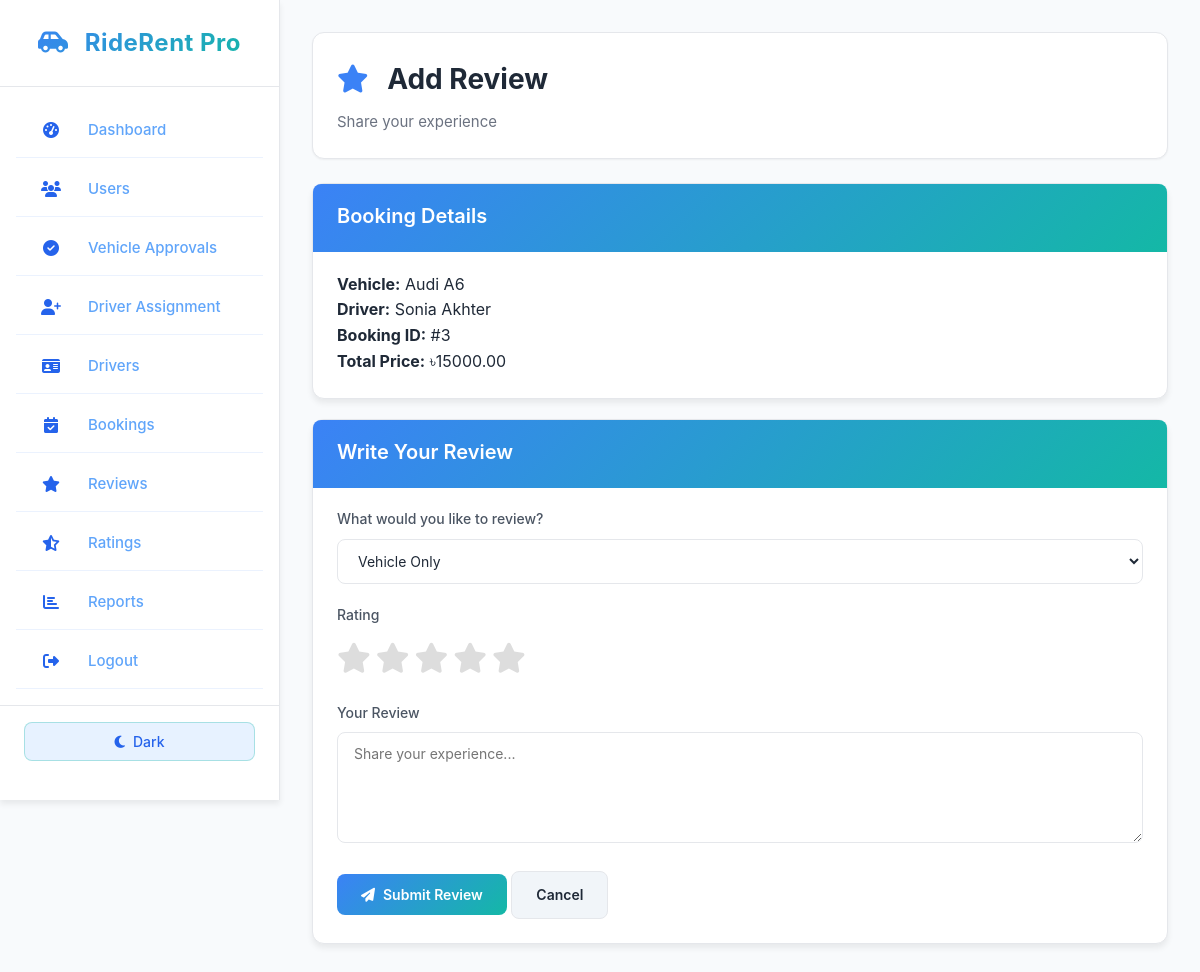
The page /customer/add_review.php?booking_id=3 (signed in) on the database its author committed.
### tables this page shows
CREATE TABLE `booking` (
  `booking_id` int(11) NOT NULL,
  `customer_id` int(11) NOT NULL,
  `vehicle_id` int(11) NOT NULL,
  `driver_id` int(11) DEFAULT NULL,
  `owner_id` int(11) DEFAULT NULL,
  `booking_date` timestamp NOT NULL DEFAULT current_timestamp(),
  `start_date` date NOT NULL,
  `end_date` date NOT NULL,
  `total_days` int(11) NOT NULL,
  `price_per_day` decimal(10,2) NOT NULL,
  `total_price` decimal(10,2) NOT NULL,
  `driver_fee` decimal(10,2) DEFAULT 0.00,
  `booking_status` enum('Pending','Confirmed','Completed','Cancelled','Driver_Requested') DEFAULT 'Pending',
  `payment_status` enum('Pending','Paid','Refunded') DEFAULT 'Pending',
  `payment_type` enum('Manual','Digital') DEFAULT 'Manual',
  `payment_method` varchar(50) DEFAULT NULL,
  `transaction_id` varchar(100) DEFAULT NULL,
  `pickup_location` varchar(255) DEFAULT NULL,
  `dropoff_location` varchar(255) DEFAULT NULL,
  `special_requests` text DEFAULT NULL,
  `created_at` timestamp NOT NULL DEFAULT current_timestamp()
);

CREATE TABLE `vehicle` (
  `vehicle_id` int(11) NOT NULL,
  `owner_id` int(11) DEFAULT NULL,
  `vehicle_name` varchar(100) NOT NULL,
  `brand` varchar(50) NOT NULL,
  `model` varchar(50) NOT NULL,
  `year` year(4) NOT NULL,
  `vehicle_type` varchar(30) NOT NULL,
  `fuel_type` varchar(30) NOT NULL,
  `transmission` varchar(30) NOT NULL,
  `seat_capacity` int(11) NOT NULL,
  `price_per_day` decimal(10,2) NOT NULL,
  `location` varchar(100) NOT NULL,
  `availability` enum('Available','Booked','Maintenance') DEFAULT 'Available',
  `approval_status` enum('Pending','Approved','Rejected') DEFAULT 'Pending',
  `image` varchar(255) DEFAULT NULL,
  `description` text DEFAULT NULL,
  `rating` decimal(3,2) DEFAULT 0.00,
  `rating_count` int(11) DEFAULT 0,
  `created_at` timestamp NOT NULL DEFAULT current_timestamp()
);

CREATE TABLE `driver` (
  `driver_id` int(11) NOT NULL,
  `full_name` varchar(100) NOT NULL,
  `username` varchar(50) NOT NULL,
  `email` varchar(100) NOT NULL,
  `phone` varchar(20) DEFAULT NULL,
  `password` varchar(255) NOT NULL,
  `nid_number` varchar(50) DEFAULT NULL,
  `nid_photo` varchar(255) DEFAULT NULL,
  `license_number` varchar(50) DEFAULT NULL,
  `license_photo` varchar(255) DEFAULT NULL,
  `experience_years` int(11) DEFAULT 0,
  `availability` enum('Available','Unavailable') DEFAULT 'Available',
  `rating` decimal(3,2) DEFAULT 0.00,
  `rating_count` int(11) DEFAULT 0,
  `address` varchar(255) DEFAULT NULL,
  `profile_image` varchar(255) DEFAULT NULL,
  `status` varchar(20) DEFAULT 'Pending',
  `created_at` timestamp NOT NULL DEFAULT current_timestamp()
);

### customer/add_review.php (the view, shortened to what this page needs)
<?php
require_once __DIR__ . '/../config/database.php';
$customer_id = $_SESSION['customer_id'];
$booking_id = isset($_GET['booking_id']) ? $_GET['booking_id'] : '';
$booking = mysqli_fetch_assoc(mysqli_query($conn, "SELECT b.*, v.vehicle_name, d.full_name AS driver_name
    FROM booking b
    LEFT JOIN vehicle v ON b.vehicle_id = v.vehicle_id
    LEFT JOIN driver d ON b.driver_id = d.driver_id
    WHERE b.booking_id = '$booking_id' AND b.customer_id = '$customer_id'"));
?>
<!DOCTYPE html>
<html lang="en">
<head>
    <link rel="stylesheet" href="../assets/css/new-theme.css">
    <link rel="stylesheet" href="https://cdnjs.cloudflare.com/ajax/libs/font-awesome/6.4.0/css/all.min.css">
</head>
<body>
<div class="dashboard-container">
    <?php require_once __DIR__ . '/../includes/sidebar.php'; ?>
    <div class="main-content">
        <div class="page-header">
            <h1><i class="fas fa-star"></i> Add Review</h1>
            <p>Share your experience</p>
        </div>
        <div class="card">
            <div class="card-header">
                <h3 class="card-title">Booking Details</h3>
            </div>
            <div class="card-body">
                <p><strong>Vehicle:</strong> <?php echo $booking['vehicle_name']; ?></p>
                <p><strong>Driver:</strong> <?php echo $booking['driver_name'] ? $booking['driver_name'] : 'No Driver'; ?></p>
                <p><strong>Booking ID:</strong> #<?php echo $booking['booking_id']; ?></p>
                <p><strong>Total Price:</strong> ৳<?php echo $booking['total_price']; ?></p>
            </div>
        </div>
        <div class="card">
            <div class="card-header">
                <h3 class="card-title">Write Your Review</h3>
            </div>
            <div class="card-body">
                <form method="POST">
                    <div class="form-group">
                        <label class="form-label">What would you like to review?</label>
                        <select name="target_type" class="form-select" required onchange="toggleDriverOption()">
                            <option value="vehicle">Vehicle Only</option>
                        </select>
                    </div>
                    <div class="form-group">
                        <label class="form-label">Rating</label>
                        <div class="rating-stars">
                            <?php for($i = 5; $i >= 1; $i--) { ?>
                                <label for="star<?php echo $i; ?>" class="star"><i class="fas fa-star"></i></label>
                            <?php } ?>
                        </div>
                    </div>
                    <div class="form-group">
                        <label class="form-label">Your Review</label>
                        <textarea name="comment" class="form-control" rows="5" placeholder="Share your experience..." required></textarea>
                    </div>
                    <button type="submit" name="submit_review" class="btn btn-primary">
                        <i class="fas fa-paper-plane"></i> Submit Review
                    </button>
                    <a href="bookings.php" class="btn btn-secondary">Cancel</a>
                </form>
            </div>
        </div>
    </div>
</div>
</body>
</html>

### assets/css/new-theme.css (style rules this page uses)
:root { --primary: #3B82F6; --primary-dark: #2563EB; --primary-light: #60A5FA; --secondary: #14B8A6; --secondary-dark: #0D9488; --secondary-light: #2DD4BF; --accent-purple: #8B5CF6; --accent-pink: #EC4899; --accent-orange: #F59E0B; --accent-red: #EF4444; --accent-yellow: #FBBF24; --accent-green: #10B981; --white: #FFFFFF; --off-white: #F8FAFC; --light-gray: #E2E8F0; --medium-gray: #64748B; --dark-gray: #374151; --black: #1F2937; --bg-primary: #FFFFFF; --bg-secondary: #F8FAFC; --bg-tertiary: #F1F5F9; --bg-card: #FFFFFF; --text-primary: #1F2937; --text-secondary: #4B5563; --text-tertiary: #6B7280; --text-inverse: #FFFFFF; --border-primary: #E5E7EB; --border-secondary: #D1D5DB; --border-tertiary: #F3F4F6; --gradient-primary: linear-gradient(135deg, var(--primary) 0%, var(--secondary) 100%); --gradient-dark: linear-gradient(135deg, var(--primary-dark) 0%, var(--secondary-dark) 100%); --gradient-light: linear-gradient(135deg, var(--primary-light) 0%, var(--secondary-light) 100%); --shadow-sm: 0 1px 2px rgba(0, 0, 0, 0.05); --shadow-md: 0 4px 6px rgba(0, 0, 0, 0.07); --shadow-lg: 0 10px 15px rgba(0, 0, 0, 0.1); --shadow-xl: 0 20px 25px rgba(0, 0, 0, 0.15); --radius-sm: 6px; --radius-md: 8px; --radius-lg: 12px; --radius-xl: 16px; --radius-full: 9999px; --transition-fast: 0.15s ease; --transition-normal: 0.2s ease; --transition-slow: 0.3s ease; }
* { margin: 0; padding: 0; box-sizing: border-box; font-family: 'Inter', 'Segoe UI', Tahoma, Geneva, Verdana, sans-serif; }
body { background: var(--bg-secondary); color: var(--text-primary); line-height: 1.6; min-height: 100vh; transition: background var(--transition-normal), color var(--transition-normal); }
.dashboard-container { display: flex; min-height: 100vh; }
.main-content { margin-left: 260px; flex: 1; padding: 30px; background: var(--bg-secondary); min-height: 100vh; }
.page-header { margin-bottom: 30px; }
.page-header h1 { font-size: 32px; font-weight: 700; color: var(--text-primary); margin-bottom: 8px; }
.page-header h1 i { margin-right: 12px; color: var(--primary); }
.page-header p { color: var(--text-secondary); font-size: 16px; margin: 0; }
.card { background: var(--bg-card); border-radius: var(--radius-lg); padding: 24px; box-shadow: var(--shadow-md); transition: var(--transition-normal); border: 1px solid var(--border-primary); margin-bottom: 20px; }
.card-header { background: var(--gradient-primary); color: var(--text-inverse); padding: 16px 24px; border-radius: var(--radius-md) var(--radius-md) 0 0; margin: -24px -24px 20px -24px; }
.card-title { font-size: 20px; font-weight: 600; margin-bottom: 4px; }
.card-body { flex: 1; }
.form-group { margin-bottom: 20px; }
.form-label { display: block; margin-bottom: 8px; font-weight: 500; font-size: 14px; color: var(--text-secondary); }
.form-control { width: 100%; padding: 12px 16px; border: 1px solid var(--border-primary); border-radius: var(--radius-md); font-size: 14px; background: var(--bg-primary); color: var(--text-primary); transition: var(--transition-normal); }
.form-select { width: 100%; padding: 12px 16px; border: 1px solid var(--border-primary); border-radius: var(--radius-md); font-size: 14px; background: var(--bg-primary); color: var(--text-primary); transition: var(--transition-normal); }
.btn { padding: 12px 24px; border-radius: var(--radius-md); font-size: 14px; font-weight: 600; text-decoration: none; border: none; cursor: pointer; transition: var(--transition-normal); display: inline-flex; align-items: center; justify-content: center; gap: 8px; text-align: center; }
.btn-primary { background: var(--gradient-primary); color: var(--text-inverse); }
.btn-secondary { background: var(--bg-tertiary); color: var(--text-primary); border: 1px solid var(--border-primary); }
.main-content { flex: 1; margin-left: 280px; padding: 32px; background: var(--bg-secondary); }
.page-header { background: var(--bg-card); padding: 24px; border-radius: var(--radius-lg); box-shadow: var(--shadow-sm); margin-bottom: 24px; border: 1px solid var(--border-primary); }
.page-header h1 { font-size: 28px; font-weight: 700; color: var(--text-primary); margin-bottom: 8px; }
.page-header p { color: var(--text-tertiary); font-size: 15px; }

### customer/add_review.php (style rules this page uses)
.rating-stars { display: flex; flex-direction: row-reverse; justify-content: flex-end; gap: 5px; }
.rating-stars label { cursor: pointer; font-size: 30px; color: #ddd; transition: color 0.2s; }

### rows shown on the page
booking: vehicle.vehicle_name "Audi A6", driver.full_name "Sonia Akhter", booking_id "3", total_price "15000.00"

### other values the page prints
$item['text'] "Dashboard"
$item['text'] "Users"
$item['text'] "Vehicle Approvals"
$item['text'] "Driver Assignment"
$item['text'] "Drivers"
$item['text'] "Bookings"
$item['text'] "Reviews"
$item['text'] "Ratings"
$item['text'] "Reports"
